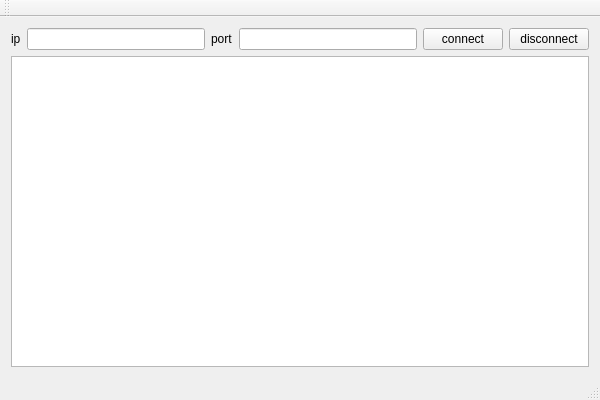
<?xml version="1.0" encoding="UTF-8"?>
<ui version="4.0">
 <class>QTalkRoomServerClass</class>
 <widget class="QMainWindow" name="QTalkRoomServerClass">
  <property name="geometry">
   <rect>
    <x>0</x>
    <y>0</y>
    <width>600</width>
    <height>400</height>
   </rect>
  </property>
  <property name="windowTitle">
   <string>QTalkRoomServer</string>
  </property>
  <widget class="QWidget" name="centralWidget">
   <layout class="QGridLayout" name="gridLayout">
    <item row="0" column="3">
     <widget class="QLineEdit" name="portLineEdit"/>
    </item>
    <item row="0" column="0">
     <widget class="QLabel" name="ipLabel">
      <property name="text">
       <string>ip</string>
      </property>
     </widget>
    </item>
    <item row="0" column="2">
     <widget class="QLabel" name="portLabel">
      <property name="text">
       <string>port</string>
      </property>
     </widget>
    </item>
    <item row="0" column="1">
     <widget class="QLineEdit" name="ipLineEdit"/>
    </item>
    <item row="0" column="4">
     <widget class="QPushButton" name="connectButton">
      <property name="text">
       <string>connect</string>
      </property>
     </widget>
    </item>
    <item row="0" column="5">
     <widget class="QPushButton" name="disconnectButton">
      <property name="text">
       <string>disconnect</string>
      </property>
     </widget>
    </item>
    <item row="1" column="0" colspan="6">
     <widget class="QTextEdit" name="messageTextEdit"/>
    </item>
   </layout>
  </widget>
  <widget class="QMenuBar" name="menuBar">
   <property name="geometry">
    <rect>
     <x>0</x>
     <y>0</y>
     <width>600</width>
     <height>19</height>
    </rect>
   </property>
  </widget>
  <widget class="QToolBar" name="mainToolBar">
   <attribute name="toolBarArea">
    <enum>TopToolBarArea</enum>
   </attribute>
   <attribute name="toolBarBreak">
    <bool>false</bool>
   </attribute>
  </widget>
  <widget class="QStatusBar" name="statusBar"/>
 </widget>
 <layoutdefault spacing="6" margin="11"/>
 <resources/>
 <connections/>
</ui>
